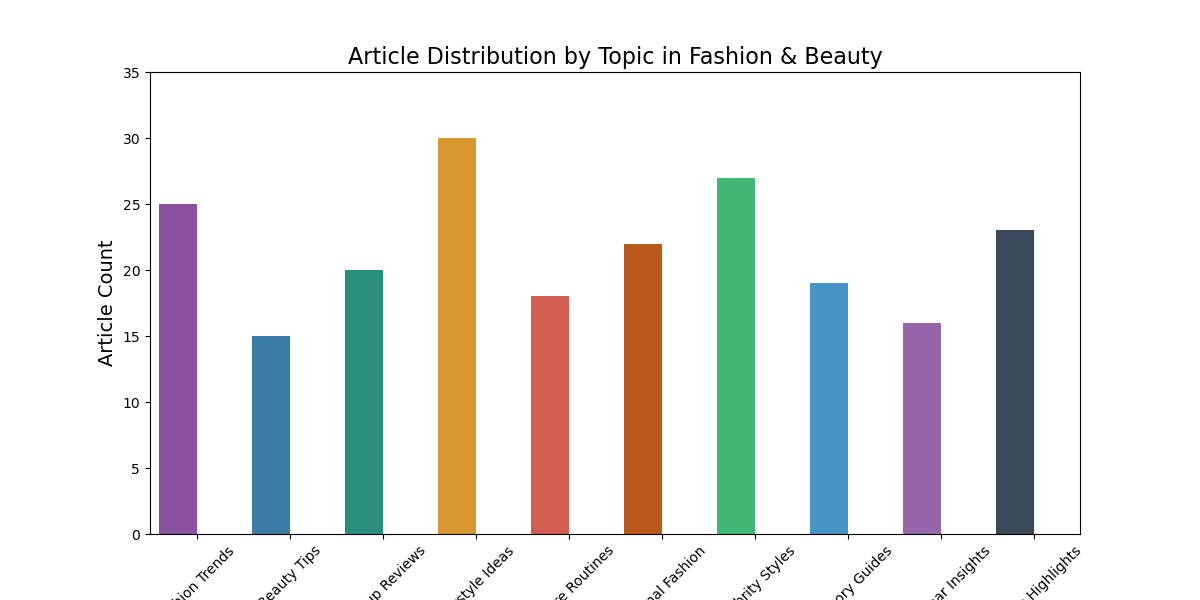

Generate this figure with Python:

import pandas as pd
import seaborn as sns
import matplotlib.pyplot as plt

data = {
    'Topic': ['Fashion Trends', 'Beauty Tips', 'Makeup Reviews', 'Hairstyle Ideas', 'Skincare Routines', 
              'Seasonal Fashion', 'Celebrity Styles', 'Accessory Guides', 'Streetwear Insights', 'Runway Highlights'],
    'Article Count': [25, 15, 20, 30, 18, 22, 27, 19, 16, 23]
}

df = pd.DataFrame(data)

plt.figure(figsize=(12, 6))

sns.barplot(
    x='Topic',
    y='Article Count',
    data=df,
    palette=['#8E44AD', '#2980B9', '#16A085', '#F39C12', '#E74C3C', 
             '#D35400', '#2ECC71', '#3498DB', '#9B59B6', '#34495E'],
    dodge=False
)

plt.title('Article Distribution by Topic in Fashion & Beauty', fontsize=16)
plt.xlabel('Topic', fontsize=14)
plt.ylabel('Article Count', fontsize=14)

plt.xticks(rotation=45)
plt.ylim(0, 35)

for patch in plt.gca().patches:
    patch.set_width(0.4)

plt.show()
